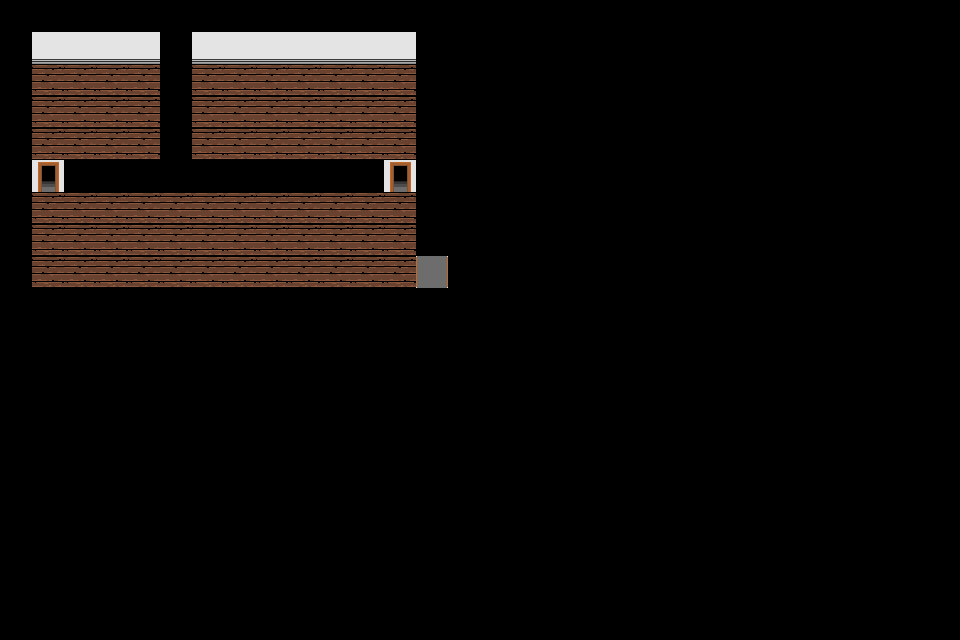

This is a level from a 2D game, rendered from its Tiled map with the project's own tilesets. A one-line summary and the complete map file follow:
An orthogonal 30x20 tile map with 32x32 px tiles, 3 tile layers (floor, wall, door), 12 tilesets and 5 objects.

<map version="1.10" tiledversion="1.11.2" orientation="orthogonal" renderorder="right-down" width="30" height="20" tilewidth="32" tileheight="32" infinite="0" nextlayerid="17" nextobjectid="30">
 <editorsettings>
  <export format="lua" />
 </editorsettings>
 <tileset firstgid="1" name="test_tiles" tilewidth="32" tileheight="32" tilecount="1" columns="1">
  <image source="../black.png" width="32" height="32" />
 </tileset>
 <tileset firstgid="2" name="door_front" tilewidth="32" tileheight="32" tilecount="1" columns="1">
  <image source="../door_front.png" width="32" height="32" />
 </tileset>
 <tileset firstgid="3" name="door_left_right" tilewidth="32" tileheight="32" tilecount="1" columns="1">
  <image source="../door_left_right.png" width="32" height="32" />
 </tileset>
 <tileset firstgid="4" name="grass_tiles" tilewidth="32" tileheight="32" tilecount="9" columns="3">
  <image source="../grass_tiles.png" width="96" height="96" />
 </tileset>
 <tileset firstgid="13" name="stone_floor" tilewidth="32" tileheight="32" tilecount="1" columns="1">
  <image source="../stone_floor.png" width="32" height="32" />
 </tileset>
 <tileset firstgid="14" name="white_floor" tilewidth="32" tileheight="32" tilecount="1" columns="1">
  <image source="../white_floor.png" width="32" height="32" />
 </tileset>
 <tileset firstgid="15" name="white_wall" tilewidth="32" tileheight="32" tilecount="1" columns="1">
  <image source="../white_wall.png" width="32" height="32" />
 </tileset>
 <tileset firstgid="16" name="wood_floor" tilewidth="32" tileheight="32" tilecount="1" columns="1">
  <image source="../wood_floor.png" width="32" height="32" />
 </tileset>
 <tileset firstgid="17" name="wood_floor" tilewidth="32" tileheight="32" tilecount="1" columns="1">
  <image source="../wood_floor.png" width="32" height="32" />
 </tileset>
 <tileset firstgid="18" name="table" tilewidth="32" tileheight="32" tilecount="1" columns="1">
  <image source="../../table.png" width="32" height="32" />
 </tileset>
 <tileset firstgid="19" name="refrigerator" tilewidth="32" tileheight="32" tilecount="1" columns="1">
  <image source="../../refrigerator.png" width="32" height="32" />
 </tileset>
 <tileset firstgid="20" name="bed" tilewidth="32" tileheight="32" tilecount="2" columns="1">
  <image source="../../bed.png" width="32" height="64" />
 </tileset>
 <layer id="1" name="floor" width="30" height="20">
  <data encoding="csv">
0,0,0,0,0,0,0,0,0,0,0,0,0,0,0,0,0,0,0,0,0,0,0,0,0,0,0,0,0,0,
0,15,15,15,15,15,15,15,15,15,15,15,15,0,0,0,0,0,0,0,0,0,0,0,0,0,0,0,0,0,
0,17,17,17,17,17,17,17,17,17,17,17,17,0,0,0,0,0,0,0,0,0,0,0,0,0,0,0,0,0,
0,17,17,17,17,17,17,17,17,17,17,17,17,0,0,0,0,0,0,0,0,0,0,0,0,0,0,0,0,0,
0,17,17,17,17,17,17,17,17,17,17,17,17,0,0,0,0,0,0,0,0,0,0,0,0,0,0,0,0,0,
0,16,17,17,17,17,17,17,17,17,17,17,16,17,0,0,0,0,0,0,0,0,0,0,0,0,0,0,0,0,
0,17,17,17,17,17,17,17,17,17,17,17,17,0,0,0,0,0,0,0,0,0,0,0,0,0,0,0,0,0,
0,17,17,17,17,17,17,17,17,17,17,17,17,0,0,0,0,0,0,0,0,0,0,0,0,0,0,0,0,0,
0,17,17,17,17,17,17,17,17,17,17,17,17,0,0,0,0,0,0,0,0,0,0,0,0,0,0,0,0,0,
0,0,0,0,0,0,0,0,0,0,0,0,0,0,0,0,0,0,0,0,0,0,0,0,0,0,0,0,0,0,
0,0,0,0,0,0,0,0,0,0,0,0,0,0,0,0,0,0,0,0,0,0,0,0,0,0,0,0,0,0,
0,0,0,0,0,0,0,0,0,0,0,0,0,0,0,0,0,0,0,0,0,0,0,0,0,0,0,0,0,0,
0,0,0,0,0,0,0,0,0,0,0,0,0,0,0,0,0,0,0,0,0,0,0,0,0,0,0,0,0,0,
0,0,0,0,0,0,0,0,0,0,0,0,0,0,0,0,0,0,0,0,0,0,0,0,0,0,0,0,0,0,
0,0,0,0,0,0,0,0,0,0,0,0,0,0,0,0,0,0,0,0,0,0,0,0,0,0,0,0,0,0,
0,0,0,0,0,0,0,0,0,0,0,0,0,0,0,0,0,0,0,0,0,0,0,0,0,0,0,0,0,0,
0,0,0,0,0,0,0,0,0,0,0,0,0,0,0,0,0,0,0,0,0,0,0,0,0,0,0,0,0,0,
0,0,0,0,0,0,0,0,0,0,0,0,0,0,0,0,0,0,0,0,0,0,0,0,0,0,0,0,0,0,
0,0,0,0,0,0,0,0,0,0,0,0,0,0,0,0,0,0,0,0,0,0,0,0,0,0,0,0,0,0,
0,0,0,0,0,0,0,0,0,0,0,0,0,0,0,0,0,0,0,0,0,0,0,0,0,0,0,0,0,0
</data>
 </layer>
 <layer id="3" name="wall" width="30" height="20">
  <data encoding="csv">
1,1,1,1,1,1,1,1,1,1,1,1,1,1,0,0,0,0,0,0,0,0,0,0,0,0,0,0,0,0,
1,0,0,0,0,1,0,0,0,0,0,0,0,1,0,0,0,0,0,0,0,0,0,0,0,0,0,0,0,0,
1,0,0,0,0,1,0,0,0,0,0,0,0,1,0,0,0,0,0,0,0,0,0,0,0,0,0,0,0,0,
1,0,0,0,0,1,0,0,0,0,0,0,0,1,0,0,0,0,0,0,0,0,0,0,0,0,0,0,0,0,
1,0,0,0,0,1,0,0,0,0,0,0,0,1,0,0,0,0,0,0,0,0,0,0,0,0,0,0,0,0,
1,0,1,1,1,1,1,1,1,1,1,1,0,1,0,0,0,0,0,0,0,0,0,0,0,0,0,0,0,0,
1,0,0,0,0,0,0,0,0,0,0,0,0,1,0,0,0,0,0,0,0,0,0,0,0,0,0,0,0,0,
1,0,0,0,0,0,0,0,0,0,0,0,0,1,0,0,0,0,0,0,0,0,0,0,0,0,0,0,0,0,
1,0,0,0,0,0,0,0,0,0,0,0,0,3,0,0,0,0,0,0,0,0,0,0,0,0,0,0,0,0,
1,1,1,1,1,1,1,1,1,1,1,1,1,1,0,0,0,0,0,0,0,0,0,0,0,0,0,0,0,0,
0,0,0,0,0,0,0,0,0,0,0,0,0,0,0,0,0,0,0,0,0,0,0,0,0,0,0,0,0,0,
0,0,0,0,0,0,0,0,0,0,0,0,0,0,0,0,0,0,0,0,0,0,0,0,0,0,0,0,0,0,
0,0,0,0,0,0,0,0,0,0,0,0,0,0,0,0,0,0,0,0,0,0,0,0,0,0,0,0,0,0,
0,0,0,0,0,0,0,0,0,0,0,0,0,0,0,0,0,0,0,0,0,0,0,0,0,0,0,0,0,0,
0,0,0,0,0,0,0,0,0,0,0,0,0,0,0,0,0,0,0,0,0,0,0,0,0,0,0,0,0,0,
0,0,0,0,0,0,0,0,0,0,0,0,0,0,0,0,0,0,0,0,0,0,0,0,0,0,0,0,0,0,
0,0,0,0,0,0,0,0,0,0,0,0,0,0,0,0,0,0,0,0,0,0,0,0,0,0,0,0,0,0,
0,0,0,0,0,0,0,0,0,0,0,0,0,0,0,0,0,0,0,0,0,0,0,0,0,0,0,0,0,0,
0,0,0,0,0,0,0,0,0,0,0,0,0,0,0,0,0,0,0,0,0,0,0,0,0,0,0,0,0,0,
0,0,0,0,0,0,0,0,0,0,0,0,0,0,0,0,0,0,0,0,0,0,0,0,0,0,0,0,0,0
</data>
 </layer>
 <layer id="14" name="door" width="30" height="20">
  <data encoding="csv">
0,0,0,0,0,0,0,0,0,0,0,0,0,0,0,0,0,0,0,0,0,0,0,0,0,0,0,0,0,0,
0,0,0,0,0,0,0,0,0,0,0,0,0,0,0,0,0,0,0,0,0,0,0,0,0,0,0,0,0,0,
0,0,0,0,0,0,0,0,0,0,0,0,0,0,0,0,0,0,0,0,0,0,0,0,0,0,0,0,0,0,
0,0,0,0,0,0,0,0,0,0,0,0,0,0,0,0,0,0,0,0,0,0,0,0,0,0,0,0,0,0,
0,0,0,0,0,0,0,0,0,0,0,0,0,0,0,0,0,0,0,0,0,0,0,0,0,0,0,0,0,0,
0,2,0,0,0,0,0,0,0,0,0,0,2,0,0,0,0,0,0,0,0,0,0,0,0,0,0,0,0,0,
0,0,0,0,0,0,0,0,0,0,0,0,0,0,0,0,0,0,0,0,0,0,0,0,0,0,0,0,0,0,
0,0,0,0,0,0,0,0,0,0,0,0,0,0,0,0,0,0,0,0,0,0,0,0,0,0,0,0,0,0,
0,0,0,0,0,0,0,0,0,0,0,0,0,0,0,0,0,0,0,0,0,0,0,0,0,0,0,0,0,0,
0,0,0,0,0,0,0,0,0,0,0,0,0,0,0,0,0,0,0,0,0,0,0,0,0,0,0,0,0,0,
0,0,0,0,0,0,0,0,0,0,0,0,0,0,0,0,0,0,0,0,0,0,0,0,0,0,0,0,0,0,
0,0,0,0,0,0,0,0,0,0,0,0,0,0,0,0,0,0,0,0,0,0,0,0,0,0,0,0,0,0,
0,0,0,0,0,0,0,0,0,0,0,0,0,0,0,0,0,0,0,0,0,0,0,0,0,0,0,0,0,0,
0,0,0,0,0,0,0,0,0,0,0,0,0,0,0,0,0,0,0,0,0,0,0,0,0,0,0,0,0,0,
0,0,0,0,0,0,0,0,0,0,0,0,0,0,0,0,0,0,0,0,0,0,0,0,0,0,0,0,0,0,
0,0,0,0,0,0,0,0,0,0,0,0,0,0,0,0,0,0,0,0,0,0,0,0,0,0,0,0,0,0,
0,0,0,0,0,0,0,0,0,0,0,0,0,0,0,0,0,0,0,0,0,0,0,0,0,0,0,0,0,0,
0,0,0,0,0,0,0,0,0,0,0,0,0,0,0,0,0,0,0,0,0,0,0,0,0,0,0,0,0,0,
0,0,0,0,0,0,0,0,0,0,0,0,0,0,0,0,0,0,0,0,0,0,0,0,0,0,0,0,0,0,
0,0,0,0,0,0,0,0,0,0,0,0,0,0,0,0,0,0,0,0,0,0,0,0,0,0,0,0,0,0
</data>
 </layer>
 <objectgroup id="7" name="bed">
  <object id="25" gid="20" x="128.106" y="95.7424" width="32" height="32" />
  <object id="26" gid="21" x="128.063" y="127.773" width="32" height="32" />
 </objectgroup>
 <objectgroup id="8" name="table">
  <object id="16" gid="18" x="64.2273" y="96.7046" width="32" height="32" />
 </objectgroup>
 <objectgroup id="9" name="ref">
  <object id="24" gid="19" x="384.083" y="96.4056" width="32" height="32" />
 </objectgroup>
 <objectgroup id="16" name="table2">
  <object id="29" gid="18" x="320" y="96" width="32" height="32" />
 </objectgroup>
</map>
